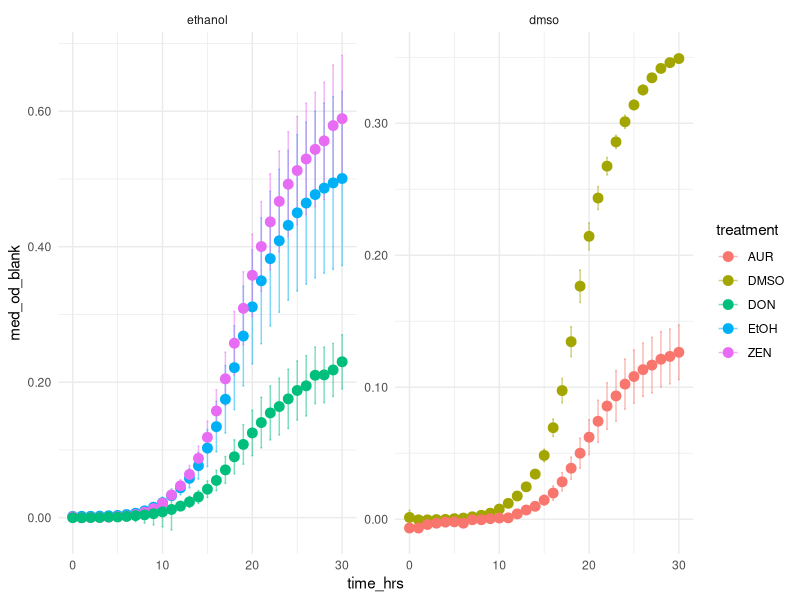

Here is the R script that generated this plot:
library(dplyr)
library(tidyr)
library(ggplot2)
library(readr)

mycotoxin_inhibition_df <- read_csv("data/growth/mycotoxin_inhibition.csv") %>%
  
  mutate(time_hrs = round(time / 60 / 60)) %>%
  mutate(od_blank = od - blank) %>%
  
  group_by(treatment, time_hrs) %>%
  mutate(med_od_blank = median(od_blank)) %>%
  mutate(sd_od_blank = sd(od_blank)) %>%
  ungroup() %>%
  
  select(treatment, time_hrs, med_od_blank, sd_od_blank) %>%
  distinct() %>%
  
  filter(time_hrs <= 30) %>%
  
  mutate(group = if_else(treatment == "DMSO" | treatment == "AUR", "dmso", "ethanol"))

mycotoxin_inhibition_df$group <- factor(mycotoxin_inhibition_df$group, levels = c("ethanol", "dmso"))

ggplot(mycotoxin_inhibition_df, aes(x=time_hrs, y=med_od_blank, color = treatment)) +
  geom_errorbar(aes(ymin=med_od_blank-sd_od_blank, ymax=med_od_blank+sd_od_blank), width=0.2,  alpha=0.5, size=0.5) +  
  geom_point(stat="identity", fill="skyblue", size = 3) + 
  theme_minimal() + 
  facet_wrap(. ~ group, scales = "free_y") + 
  scale_y_continuous(labels = scales::number_format(accuracy = 0.01)) 